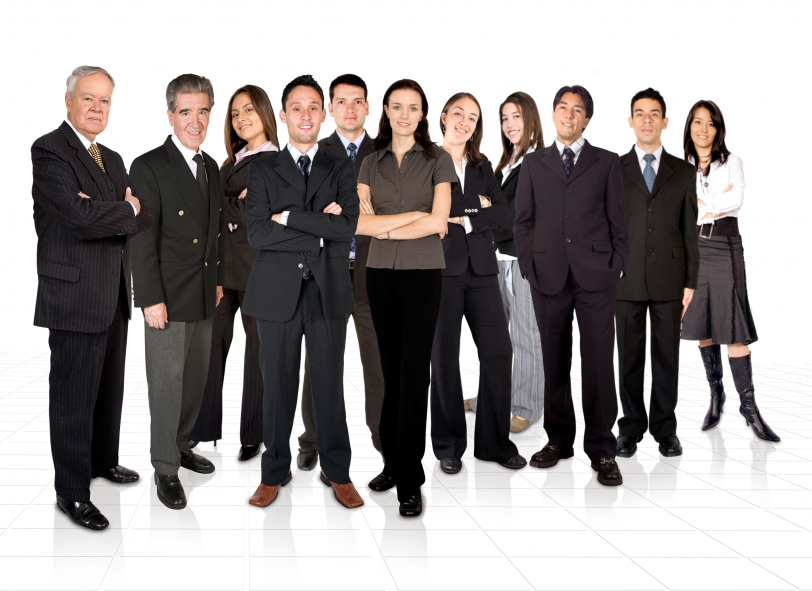
#> input picture application6-webcam motion detector/facedetection/people-6.jpg, 1624 x 1182 px (shown at 1/2 size)
$ python script_face_detector.py
#> lines starting #> are read from the running program, lines starting #| are printed output that depends on the picture; after the words box and inside, x2 and y2 are one past the last pixel; in counts of white or black regions, pixels touching at a corner belong together
import cv2

face_cascade=cv2.CascadeClassifier("haarcascade_frontalface_default.xml")

img=cv2.imread("people-6.jpg")
#> img is the input picture: shape (1182, 1624, 3); mean B, G, R 153.4, 153.8, 158.6
gray_img=cv2.cvtColor(img,cv2.COLOR_BGR2GRAY)
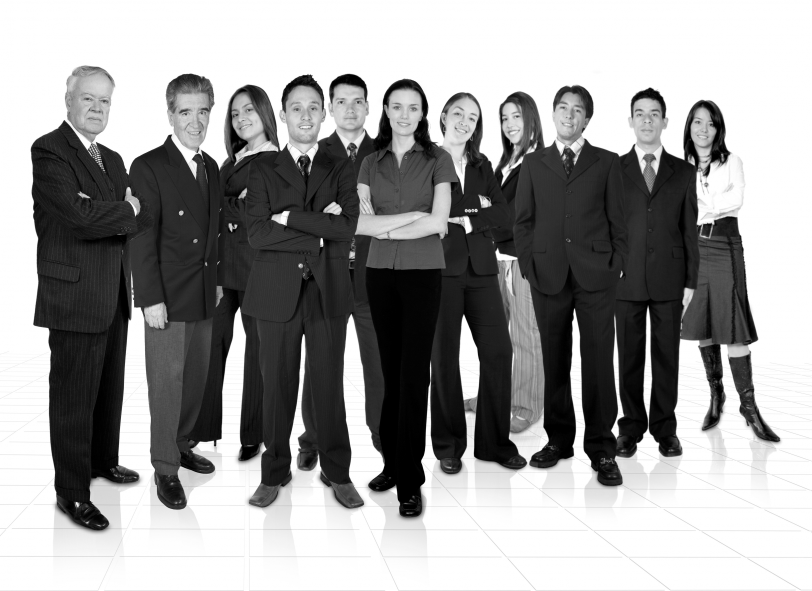
#> gray_img: shape (1182, 1624) (shown at 1/2 size); min 0, max 255, mean 155.2

faces=face_cascade.detectMultiScale(gray_img,scaleFactor=1.05,minNeighbors=5)
#> faces = 14 rows, first 6: [1376, 223, 64, 64], [779, 250, 54, 54], [338, 184, 102, 102], [991, 212, 67, 67], [1103, 189, 74, 74], [892, 204, 75, 75]
print(type(faces))
#| <class 'numpy.ndarray'>
print(faces)
#| [[1376  223   64   64]
#|  [ 779  250   54   54]
#|  [ 338  184  102  102]
#|  [ 991  212   67   67]
#|  [1103  189   74   74]
#|  [ 892  204   75   75]
#|  [ 767  183   84   84]
#|  [1255  199   79   79]
#|  [1266  293   64   64]
#|  [ 145  162   94   94]
#|  [ 655  171   90   90]
#|  [ 450  197   75   75]
#> (further printed lines are left out)

for x,y,w,h in faces:
	img=cv2.rectangle(img, (x,y),(x+w,y+h),(0,255,0),3)
#> this loop made 14 passes
#> (x, y, w, h) on passes 1 to 12: (1376, 223, 64, 64), (779, 250, 54, 54), (338, 184, 102, 102), (991, 212, 67, 67), (1103, 189, 74, 74), (892, 204, 75, 75), (767, 183, 84, 84), (1255, 199, 79, 79), (1266, 293, 64, 64), (145, 162, 94, 94), (655, 171, 90, 90), (450, 197, 75, 75)
#> pass 1, `img=cv2.rectangle(img, (x,y),(x+w,y+h),(0,255,0),3)`:
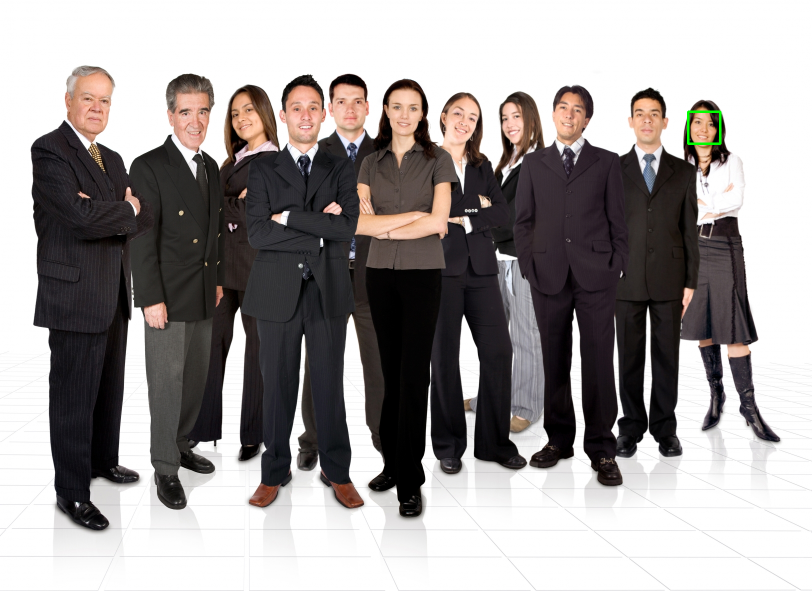
#> img: shape (1182, 1624, 3) (shown at 1/2 size); 0.07% of pixels changed, all inside (x1, y1, x2, y2) = (1374, 221, 1443, 290)
#> pass 2, `img=cv2.rectangle(img, (x,y),(x+w,y+h),(0,255,0),3)`:
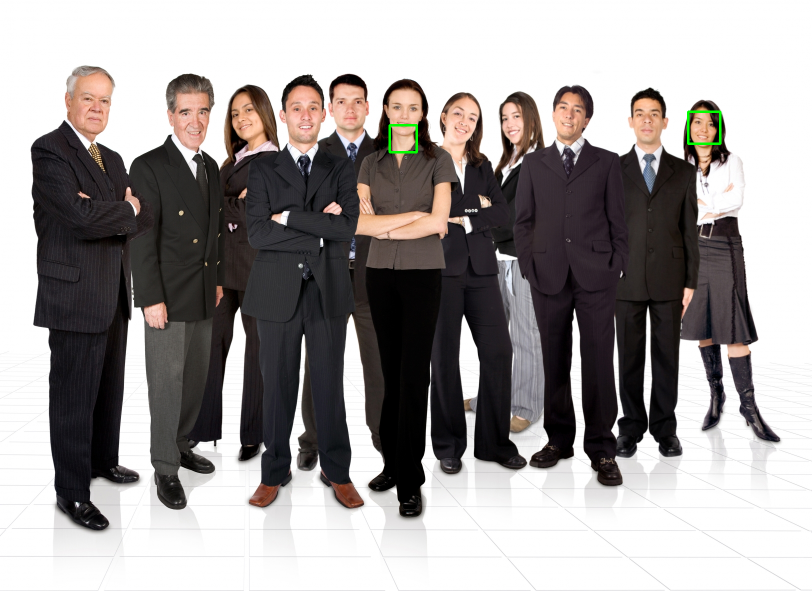
#> img: shape (1182, 1624, 3) (shown at 1/2 size); 0.06% of pixels changed, all inside (x1, y1, x2, y2) = (777, 248, 836, 307)
#> pass 3, `img=cv2.rectangle(img, (x,y),(x+w,y+h),(0,255,0),3)`:
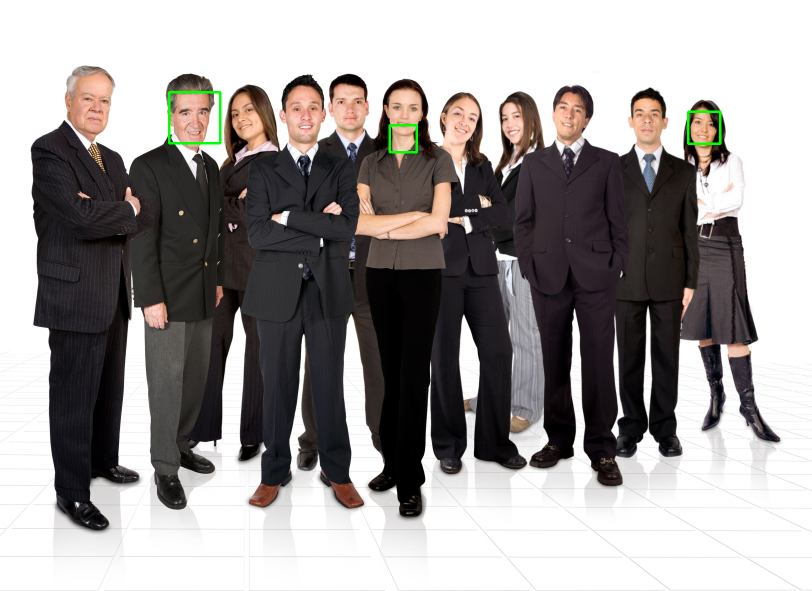
#> img: shape (1182, 1624, 3) (shown at 1/2 size); 0.11% of pixels changed, all inside (x1, y1, x2, y2) = (336, 182, 443, 289)
#> after the loop:
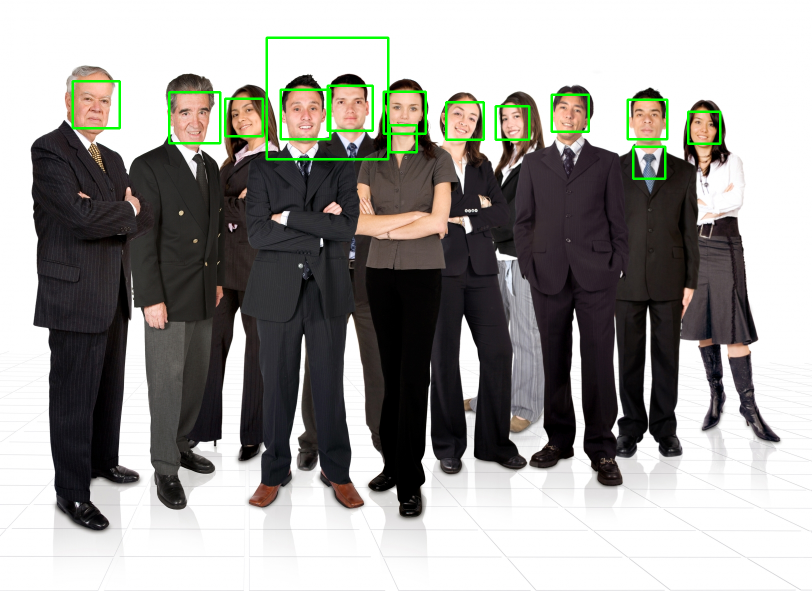
#> img: shape (1182, 1624, 3) (shown at 1/2 size); 1.07% of pixels changed, all inside (x1, y1, x2, y2) = (143, 73, 1337, 360)

resized=cv2.resize(img,(int(img.shape[1]/2),int(img.shape[0]/2)))
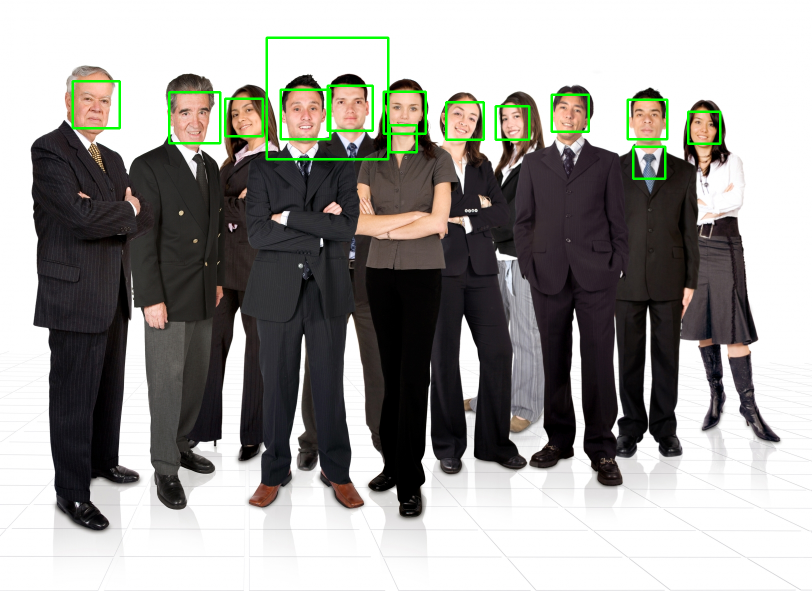
#> resized: shape (591, 812, 3); mean B, G, R 151.7, 155.3, 156.5
cv2.imshow("Gray",img)
cv2.waitKey(0)
cv2.destroyAllWindows()

$ run again, with application6-webcam motion detector/facedetection/people-2.jpg copied over application6-webcam motion detector/facedetection/people-6.jpg
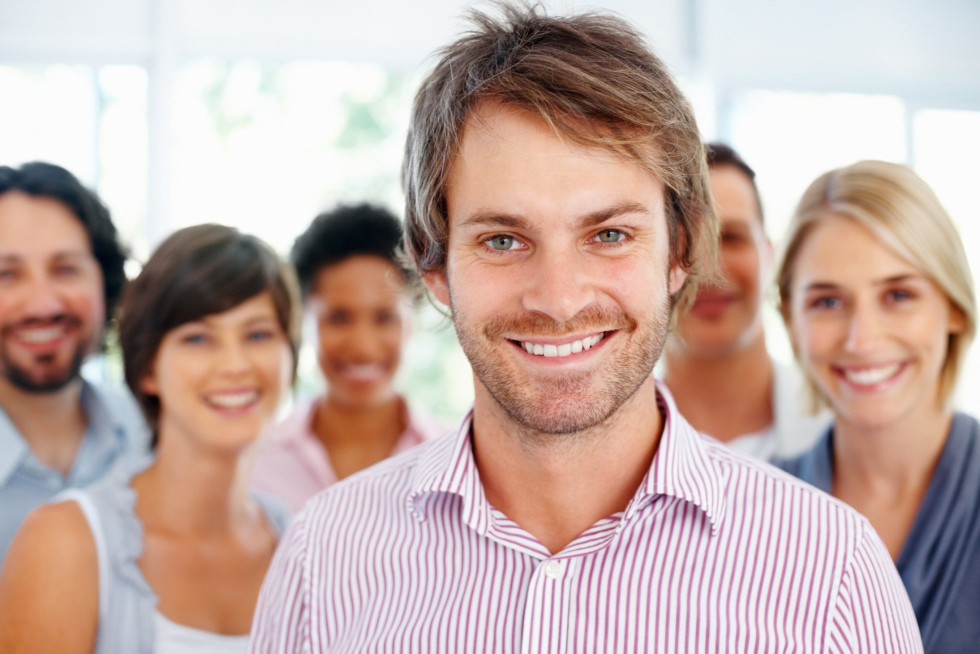
#> input picture application6-webcam motion detector/facedetection/people-2.jpg, 1960 x 1307 px (shown at 1/2 size)
#> img is the input picture: shape (1307, 1960, 3); mean B, G, R 165, 171.5, 195.9
#> `gray_img=cv2.cvtColor(img,cv2.COLOR_BGR2GRAY)`:
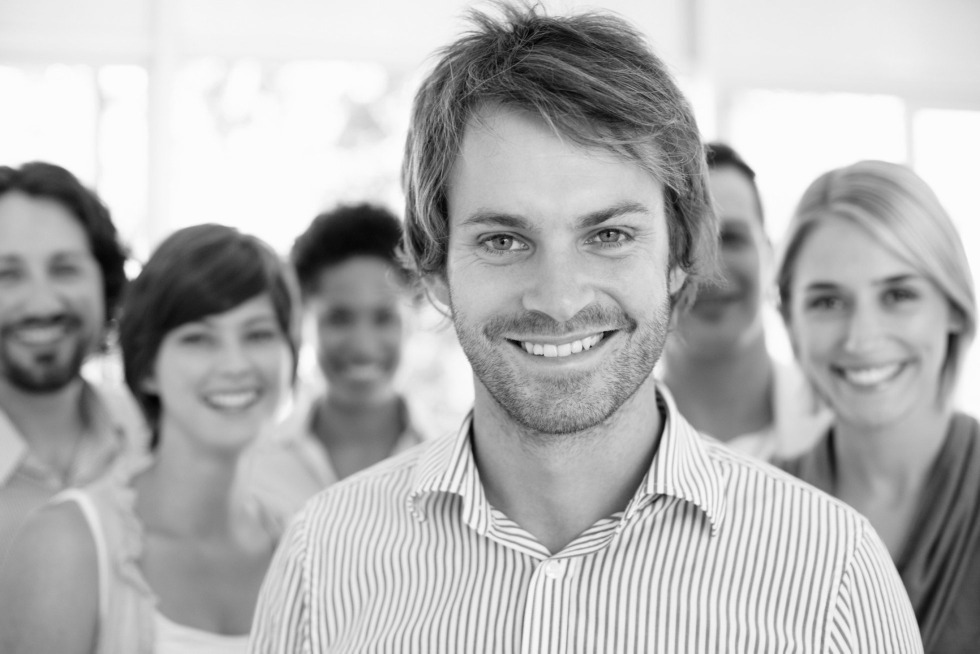
#> gray_img: shape (1307, 1960) (shown at 1/2 size); min 1, max 255, mean 178.1
#> faces = [[255, 972, 236, 236], [596, 542, 252, 252], [317, 567, 300, 300], [606, 638, 232, 232], [1529, 449, 388, 388], [825, 250, 578, 578], [883, 472, 490, 490]]
#| <class 'numpy.ndarray'>
#| [[ 255  972  236  236]
#|  [ 596  542  252  252]
#|  [ 317  567  300  300]
#|  [ 606  638  232  232]
#|  [1529  449  388  388]
#|  [ 825  250  578  578]
#> (further printed lines are left out)
#> the loop `for x,y,w,h in faces:` made 7 passes
#> `resized=cv2.resize(img,(int(img.shape[1]/2),int(img.shape[0]/2)))`:
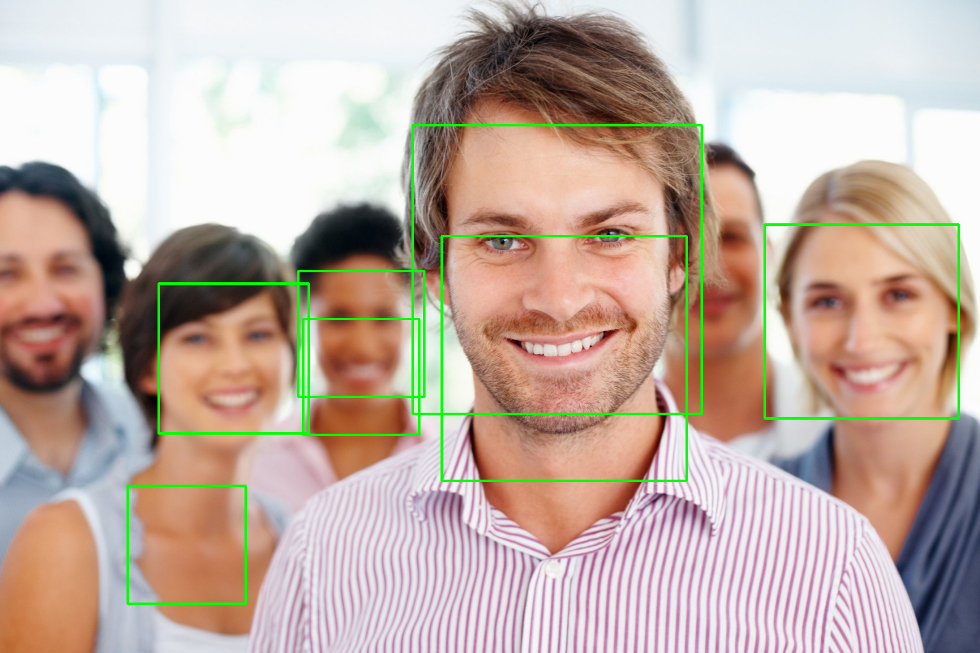
#> resized: shape (653, 980, 3); mean B, G, R 162.4, 173.4, 192.4

$ run again, with application6-webcam motion detector/facedetection/people-3.jpg copied over application6-webcam motion detector/facedetection/people-6.jpg
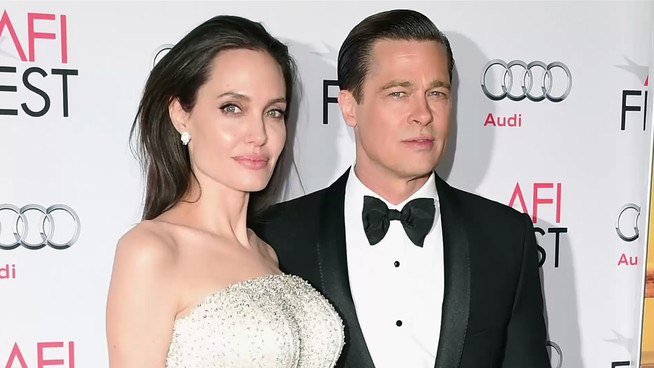
#> input picture application6-webcam motion detector/facedetection/people-3.jpg, 654 x 368 px
#> img is the input picture: shape (368, 654, 3); mean B, G, R 173, 175.7, 185.7
#> faces = [[364, 51, 107, 107], [189, 64, 123, 123]]
#| <class 'numpy.ndarray'>
#| [[364  51 107 107]
#|  [189  64 123 123]]
#> the loop `for x,y,w,h in faces:` made 2 passes
#> pass 1, `img=cv2.rectangle(img, (x,y),(x+w,y+h),(0,255,0),3)`:
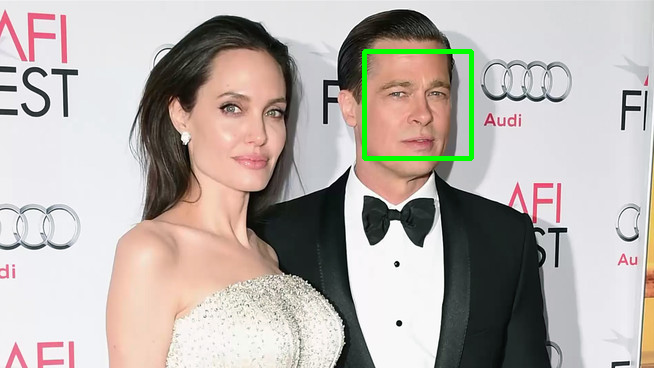
#> img: shape (368, 654, 3); 0.88% of pixels changed, all inside (x1, y1, x2, y2) = (362, 49, 474, 161)
#> `resized=cv2.resize(img,(int(img.shape[1]/2),int(img.shape[0]/2)))`:
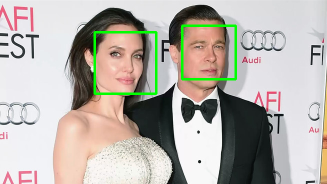
#> resized: shape (184, 327, 3); mean B, G, R 170.4, 177.8, 182.6

$ run again, with application6-webcam motion detector/facedetection/people-4.jpg copied over application6-webcam motion detector/facedetection/people-6.jpg
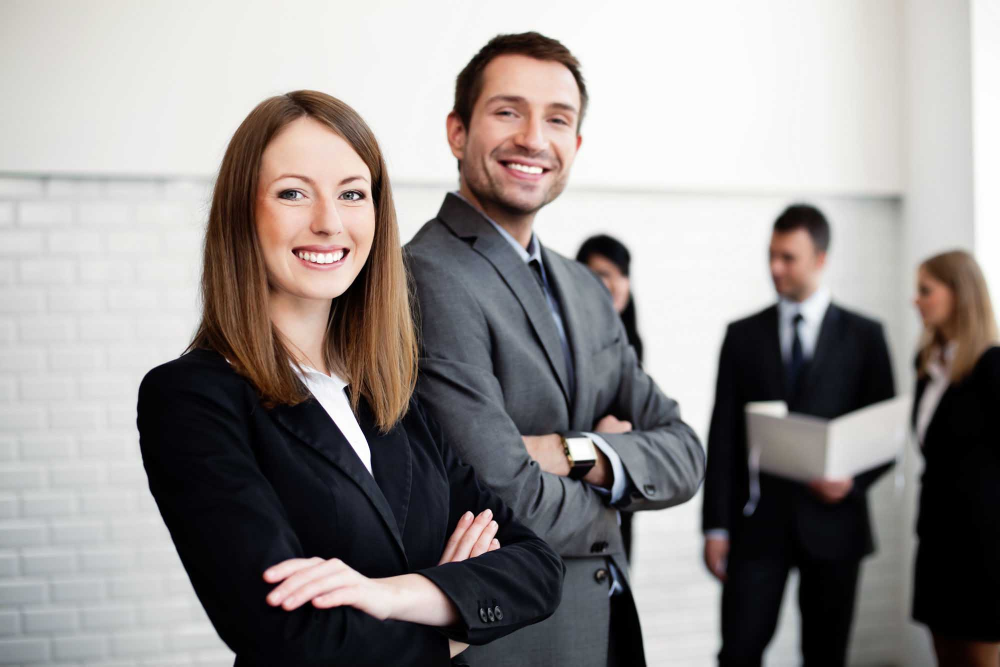
#> input picture application6-webcam motion detector/facedetection/people-4.jpg, 2000 x 1333 px (shown at 1/2 size)
#> img is the input picture: shape (1333, 2000, 3); mean B, G, R 142.1, 143.2, 147.8
#> faces = [[1165, 509, 111, 111], [1523, 460, 141, 141], [923, 121, 273, 273], [492, 269, 305, 305]]
#| <class 'numpy.ndarray'>
#| [[1165  509  111  111]
#|  [1523  460  141  141]
#|  [ 923  121  273  273]
#|  [ 492  269  305  305]]
#> the loop `for x,y,w,h in faces:` made 4 passes
#> after the loop `for x,y,w,h in faces:`:
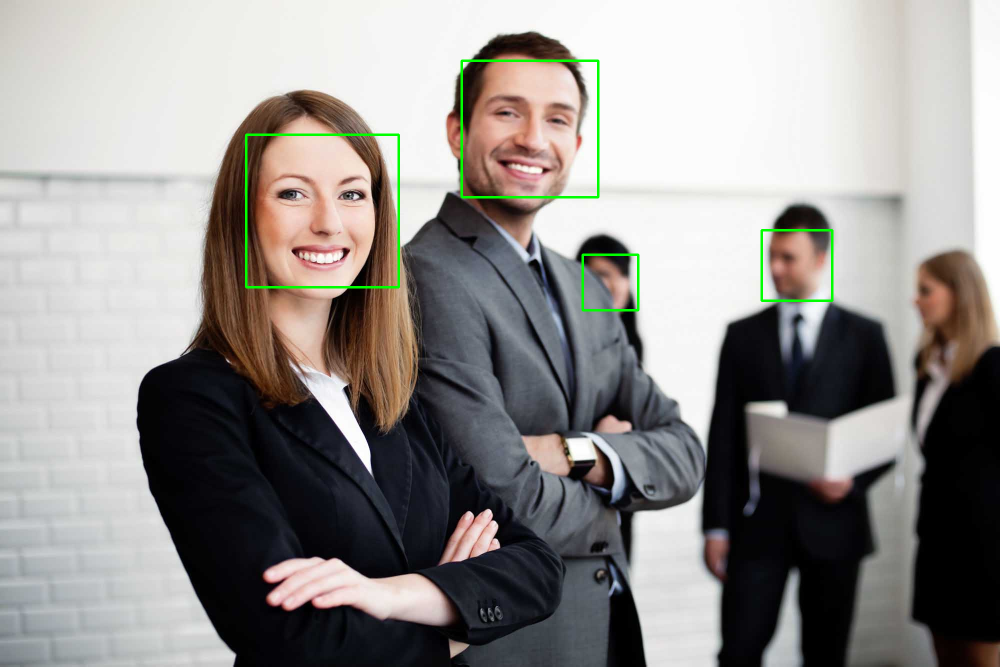
#> img: shape (1333, 2000, 3) (shown at 1/2 size); mean B, G, R 141.2, 143.9, 146.8
#> `resized=cv2.resize(img,(int(img.shape[1]/2),int(img.shape[0]/2)))`:
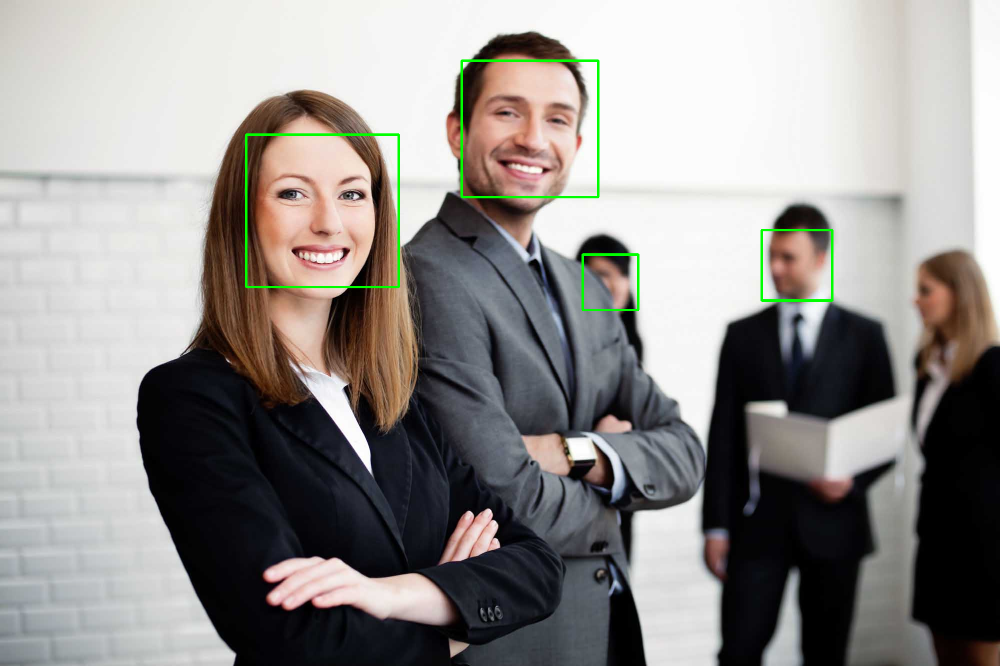
#> resized: shape (666, 1000, 3); mean B, G, R 141.1, 143.8, 146.8
